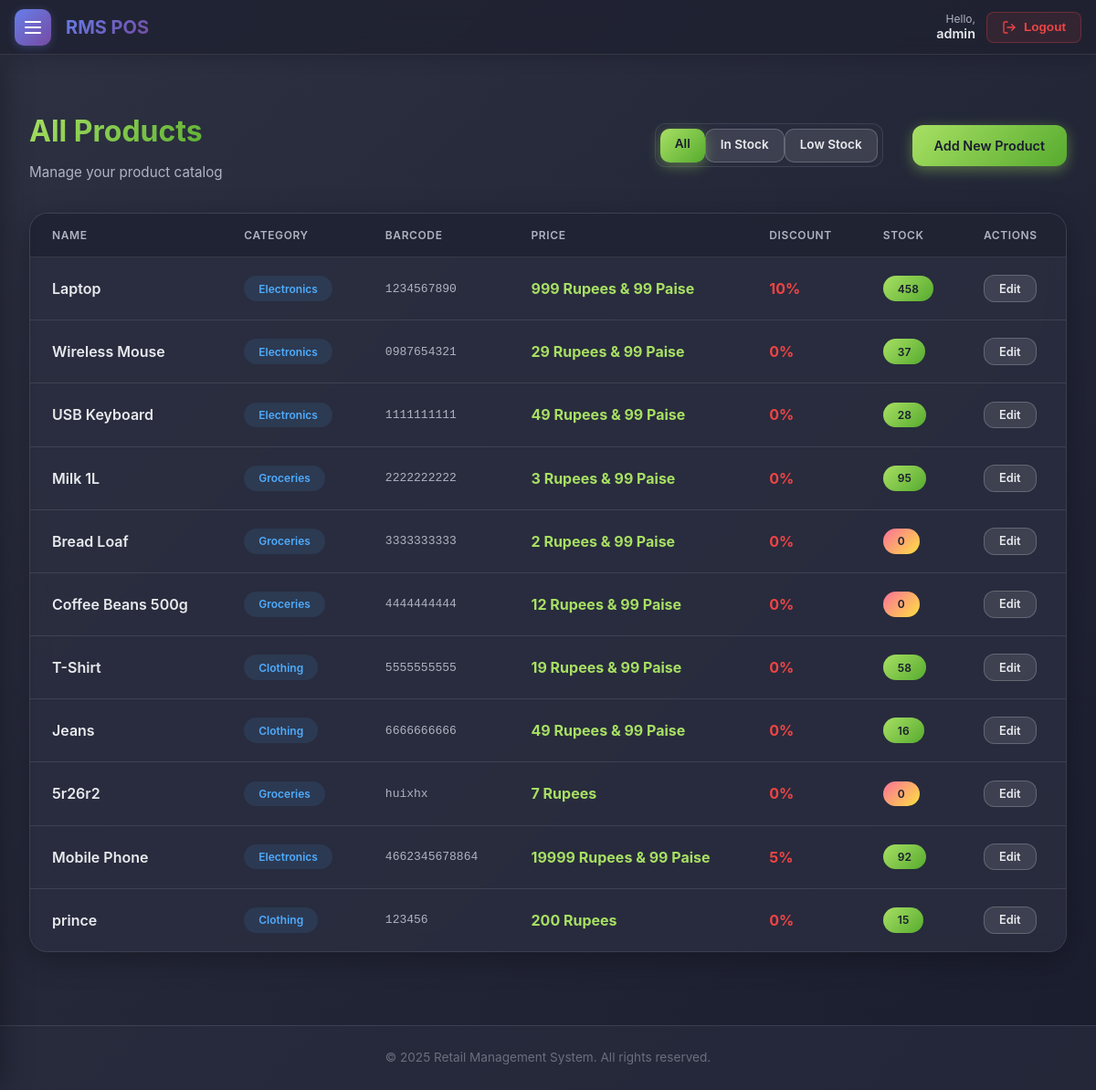
Page /inventory/products/ (signed in) on the earlier database version.
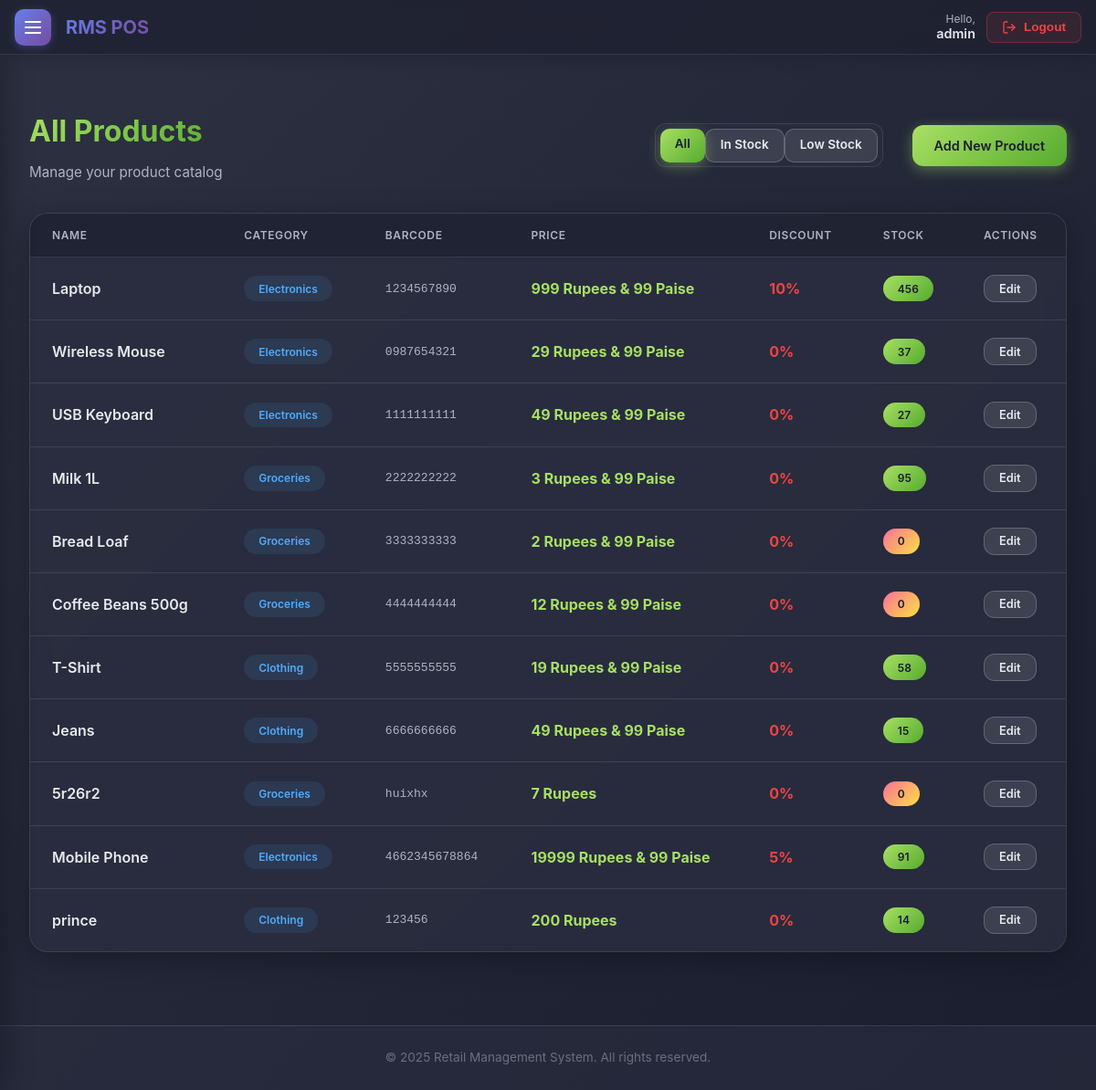
Same page on the later database version.
### rms_pos/inventory/models.py (models this page shows, shortened)
class Product(models.Model):
    name = models.CharField(max_length=200)
    category = models.ForeignKey(Category, on_delete=models.CASCADE, related_name='products')
    barcode = models.CharField(max_length=100, unique=True)
    price = models.DecimalField(max_digits=10, decimal_places=2)
    discount_percentage = models.DecimalField(max_digits=5, decimal_places=2, default=0, help_text="Discount percentage (0-100)")
    cost = models.DecimalField(max_digits=10, decimal_places=2, help_text="Cost price per unit")
    stock_quantity = models.IntegerField(default=0)
    image = models.ImageField(upload_to='products/', blank=True, null=True)
    created_at = models.DateTimeField(auto_now_add=True)
    updated_at = models.DateTimeField(auto_now=True)

class Category(models.Model):
    name = models.CharField(max_length=100)
    description = models.TextField(blank=True)
    class Meta:
        verbose_name_plural = 'Categories'

### rms_pos/inventory/views.py (the view)
# urls.py: path('products/', views.product_list, name='product_list'),
@login_required
@user_passes_test(is_manager_or_admin)
def product_list(request):
    status = request.GET.get('stock_status', 'all')
    products = Product.objects.select_related('category').all()
    if status == 'low':
        products = products.filter(stock_quantity__lte=10)
        title = 'Low Stock Items'
    elif status == 'instock':
        products = products.filter(stock_quantity__gt=10)
        title = 'In-Stock Items'
    else:
        title = 'All Products'
    return render(request, 'inventory/product_list.html', {
        'products': products,
        'current_status': status,
        'title': title
    })

### rms_pos/accounts/models.py (called while the page is built)
    def is_admin(self):
        return self.role == 'admin'

    def is_manager(self):
        return self.role == 'manager'

    def can_manage_users(self):
        return self.role in ('admin', 'manager')

### rms_pos/core/templatetags/currency_tags.py (called while the page is built)
@register.filter
def rupee_paise(value):
    try:
        val = float(value)
        rupees = int(val)
        paise = int(round((val - rupees) * 100))
        result = f"{rupees} Rupees"
        if paise > 0:
            result += f" & {paise} Paise"
        elif paise == 0 and rupees == 0:
             pass
        return result
    except (ValueError, TypeError):
        return value

### rms_pos/inventory/views.py (called while the page is built)
def is_manager_or_admin(user):
    return user.is_authenticated and (user.is_manager() or user.is_admin())

### rms_pos/templates/inventory/product_list.html (shortened to what this page needs)
﻿{% extends 'base.html' %}
{% load currency_tags %}
{% block content %}
<div class="page-header">
    <div>
        <h1 class="page-title">{{ title|default:"Products" }}</h1>
        <p class="page-subtitle">{% if is_low_stock_view %}Items requiring replenishment{% else %}Manage your product
            catalog{% endif %}</p>
    </div>
    <div style="display: flex; gap: 1rem; align-items: center;">
        <div class="filter-group"
            style="display: flex; background: var(--card-bg); padding: 0.3rem; border-radius: 12px; border: 1px solid var(--border-color); margin-right: 1rem;">
            <a href="?stock_status=all"
                class="btn {% if current_status == 'all' %}btn-primary{% else %}btn-secondary{% endif %}"
                style="padding: 0.4rem 1rem; border-radius: 10px; font-size: 0.85rem;">All</a>
            <a href="?stock_status=instock"
                class="btn {% if current_status == 'instock' %}btn-primary{% else %}btn-secondary{% endif %}"
                style="padding: 0.4rem 1rem; border-radius: 10px; font-size: 0.85rem;">In Stock</a>
            <a href="?stock_status=low"
                class="btn {% if current_status == 'low' %}btn-primary{% else %}btn-secondary{% endif %}"
                style="padding: 0.4rem 1rem; border-radius: 10px; font-size: 0.85rem;">Low Stock</a>
        </div>
        <a href="{% url 'add_product' %}" class="btn btn-primary">Add New Product</a>
    </div>
</div>
<div class="card">
    <div class="card-body" style="padding: 0;">
        <div class="table-responsive">
            <table>
                <thead>
                    <tr>
                        <th>Name</th>
                        <th>Category</th>
                        <th>Barcode</th>
                        <th>Price</th>
                        <th>Discount</th>
                        <th>Stock</th>
                        <th>Actions</th>
                    </tr>
                </thead>
                <tbody>
                    {% for product in products %}
                    <tr>
                        <td>
                            <div style="font-weight: 600; color: var(--text-primary);">{{ product.name }}</div>
                        </td>
                        <td>
                            <span class="badge badge-blue" style="background: rgba(79, 172, 254, 0.1); color: #4facfe;">
                                {{ product.category.name }}
                            </span>
                        </td>
                        <td style="font-family: monospace; color: var(--text-secondary);">{{ product.barcode }}</td>
                        <td style="font-weight: 700; color: #a8e063;">{{ product.price|rupee_paise }}</td>
                        <td style="font-weight: 700; color: #ef4444;">{{ product.discount_percentage|floatformat:"0" }}%
                        </td>
                        <td>
                            <span
                                class="badge {% if product.stock_quantity <= 10 %}badge-red{% else %}badge-green{% endif %}">
                                {{ product.stock_quantity }}
                            </span>
                        </td>
                        <td>
                            <a href="{% url 'edit_product' product.pk %}" class="btn btn-secondary"
                                style="padding: 0.4rem 1rem; font-size: 0.8rem;">Edit</a>
                        </td>
                    </tr>
                    {% endfor %}
                </tbody>
            </table>
        </div>
    </div>
</div>
{% endblock %}

Differences in the rows shown:
changed Product "Laptop": stock_quantity "458" → "456"
changed Product "USB Keyboard": stock_quantity "28" → "27"
changed Product "Jeans": stock_quantity "16" → "15"
changed Product "Mobile Phone": stock_quantity "92" → "91"
changed Product "prince": stock_quantity "15" → "14"
